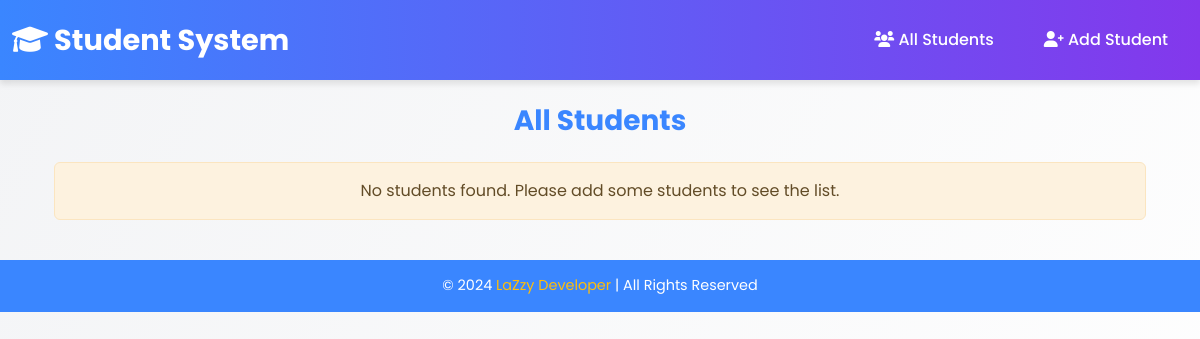
/, run on an earlier commit of the app's database.
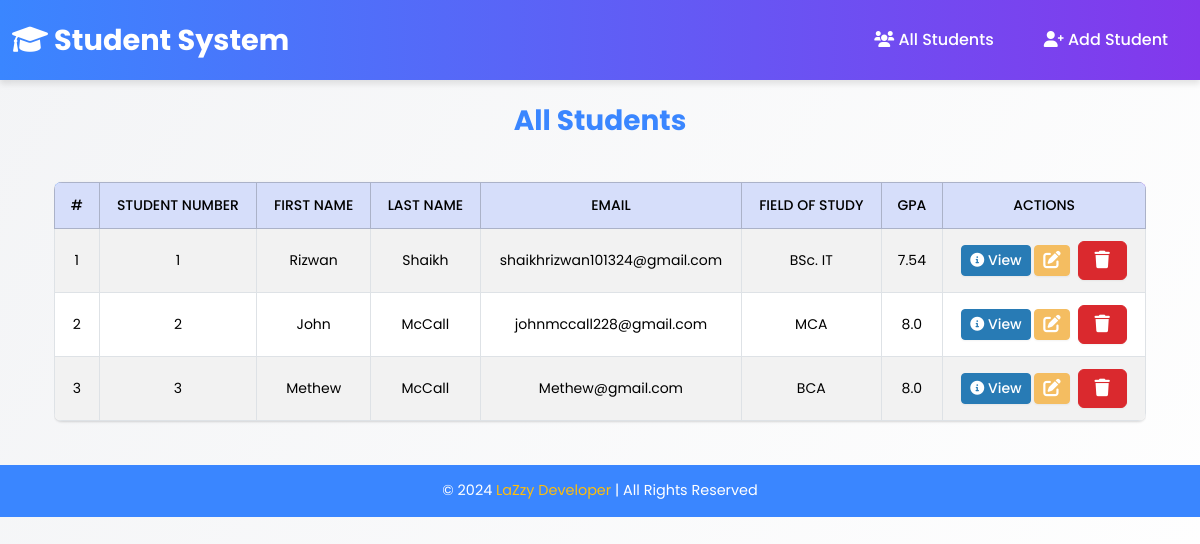
And on a later commit of the database.
### students/models.py (models this page shows, shortened)
class Student(models.Model):
    student_number = models.CharField(max_length=50)
    first_name = models.CharField(max_length=100)
    last_name = models.CharField(max_length=100)
    email = models.EmailField(max_length=100)
    field_of_study = models.CharField(max_length=100)
    gpa = models.FloatField()

### students/views.py (the view)
# urls.py: path('', views.index, name='index'),
def index(request):
    return render(request, 'students/index.html', {
        'students': Student.objects.all()
    })

### students/templates/students/index.html (shortened to what this page needs)
{% extends "students/base.html" %}
{% block body %}
<div class="container-fluid">
    <h3 class="text-center mb-4">All Students</h3>
    {% if students %}
    <div class="table-responsive">
        <table class="table table-bordered table-striped align-middle">
            <thead class="table-primary text-center">
                <tr>
                    <th>#</th>
                    <th>Student Number</th>
                    <th>First Name</th>
                    <th>Last Name</th>
                    <th>Email</th>
                    <th>Field of Study</th>
                    <th>GPA</th>
                    <th>Actions</th>
                </tr>
            </thead>
            <tbody>
                {% for student in students %}
                <tr>
                    <td class="text-center">{{ forloop.counter }}</td>
                    <td>{{ student.student_number }}</td>
                    <td>{{ student.first_name }}</td>
                    <td>{{ student.last_name }}</td>
                    <td>{{ student.email }}</td>
                    <td>{{ student.field_of_study }}</td>
                    <td class="text-center">{{ student.gpa }}</td>
                    <td class="text-center">
                        <button type="button" class="btn btn-info btn-sm" data-bs-toggle="modal" data-bs-target="#myModal{{student.id}}">
                            <i class="fa-solid fa-circle-info"></i> View
                        </button>
                        <a class="btn btn-warning btn-sm me-1" href="{% url "edit" student.id %}">
                        </a>
                        <a class="btn btn-danger" data-bs-toggle="modal" data-bs-target="#delete{{student.id}}" href="{% url "delete" student.id %}">
                        </a>
                    </td>
                </tr>
                {% endfor %}
            </tbody>
        </table>
    </div>
    {% else %}
    <div class="alert alert-warning text-center" role="alert">
        No students found. Please add some students to see the list.
    </div>
    {% endif %}
</div>
{% endblock body %}

### students/templates/students/base.html (shortened to what this page needs)
{% load static %}
<!DOCTYPE html>
<html lang="en">
<head>
    <link href="https://cdnjs.cloudflare.com/ajax/libs/font-awesome/6.0.0-beta3/css/all.min.css" rel="stylesheet">
    <link href="{% static 'css/bootstrap.min.css' %}" rel="stylesheet">
</head>
<body>
    <nav class="navbar navbar-expand-lg">
        <div class="container-fluid">
            <a class="navbar-brand" href="{% url 'index' %}">
                <i class="fas fa-graduation-cap"></i> Student System
            </a>
            <div class="collapse navbar-collapse" id="navbarColor01">
                <ul class="navbar-nav ms-auto">
                    <li class="nav-item">
                        <a class="nav-link" href="{% url 'index' %}"><i class="fas fa-users"></i> All Students</a>
                    </li>
                    <li class="nav-item">
                        <a class="nav-link" href="{% url 'add' %}"><i class="fas fa-user-plus"></i> Add Student</a>
                    </li>
                </ul>
            </div>
        </div>
    </nav>
    <div class="container my-4">
        {% block body %}
        {% endblock body %}
    </div>
    <footer class="footer">
        &copy; <script>document.write(new Date().getFullYear())</script> <span>LaZzy Developer</span> | All Rights Reserved
    </footer>
</body>
</html>

### students/templates/students/base.html (style rules this page uses)
body { background: linear-gradient(120deg, #f3f4f6, #ffffff); font-family: 'Poppins', sans-serif; margin: 0; min-height: 100vh; display: flex; flex-direction: column; }
.navbar { background: linear-gradient(90deg, #3a86ff, #8338ec); box-shadow: 0 4px 6px rgba(0, 0, 0, 0.1); }
.navbar-brand { color: #ffffff; font-weight: 700; font-size: 1.8rem; }
.navbar .nav-link { color: #ffffff !important; font-size: 1rem; font-weight: 500; margin-left: 10px; }
h3 { color: #3a86ff; font-weight: 700; margin-bottom: 20px; text-align: center; }
.table { border-collapse: collapse; margin: 20px 0; width: 100%; border-radius: 8px; overflow: hidden; }
.table thead { background: linear-gradient(90deg, #3a86ff, #8338ec); color: #ffffff; }
.table tbody tr:nth-child(even) { background-color: #f8f9fa; }
.table th, .table td { text-align: center; padding: 12px 15px; }
.footer { background: #3a86ff; color: #ffffff; padding: 15px 0; text-align: center; font-size: 0.9rem; }
.footer span { color: #ffbe0b; }
.card, .footer { animation: fadeIn 0.8s ease-out; }

What changed in the data, as far as the page shows it:
added Student: student_number "1", first_name "Rizwan", last_name "Shaikh", email "shaikhrizwan101324@gmail.com", field_of_study "BSc. IT", gpa "7.54"
added Student: student_number "2", first_name "John", last_name "McCall", email "johnmccall228@gmail.com", field_of_study "MCA", gpa "8.0"
added Student: student_number "3", first_name "Methew", last_name "McCall", email "Methew@gmail.com", field_of_study "BCA", gpa "8.0"
Also different on the page:
text no longer shown: "No students found. Please add some students to see the list."
text now shown: "# STUDENT NUMBER FIRST NAME LAST NAME EMAIL FIELD OF STUDY GPA ACTIONS"
